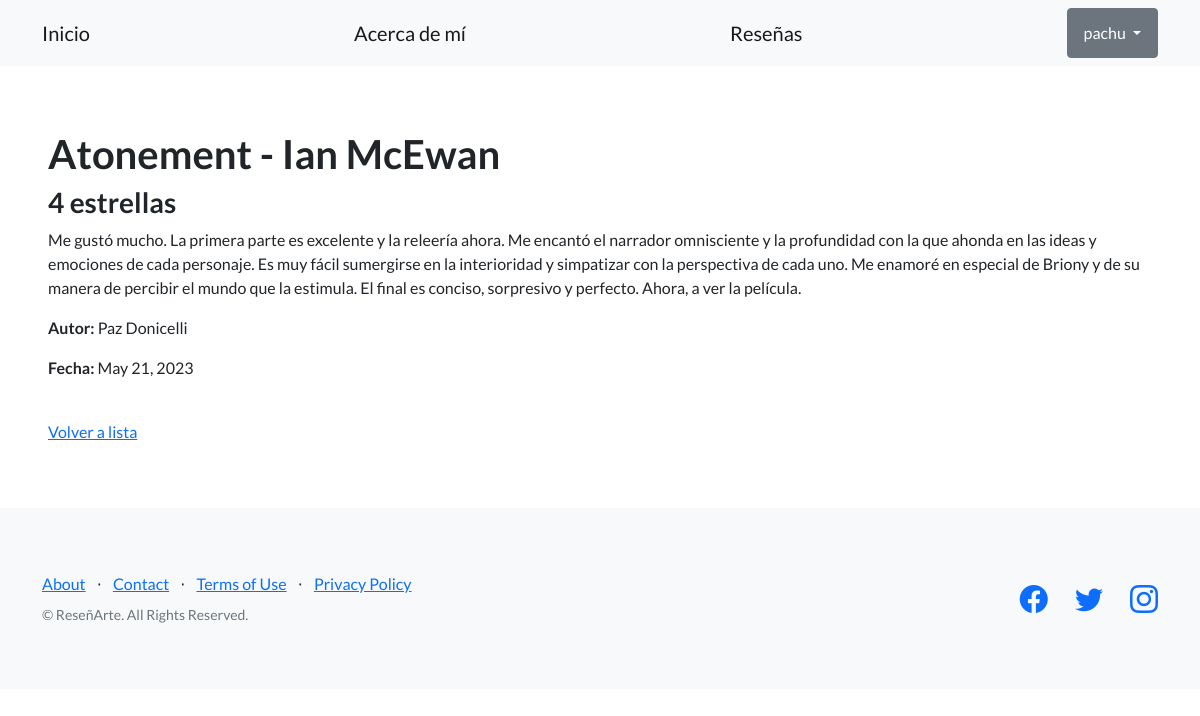
The page /blog/pages/pageId/2/ (signed in) on the database its author committed.
### blog/models.py (models this page shows, shortened)
class Reseña (models.Model):
    titulo = models.CharField(max_length=256)
    subtitulo = models.CharField(max_length=256)
    cuerpo = models.TextField()
    autor = models.CharField(max_length=256)
    fecha = models.DateField()

### blog/views.py (the view)
# urls.py: path('pages/pageId/<int:pk>/', ReseñaDetailView.as_view(), name="ver_reseña"),
class ReseñaDetailView(DetailView):
    model = Reseña
    success_url = reverse_lazy('lista_reseñas')

### blog/templates/blog/reseña_detail.html
{% extends "blog/base.html" %}
{% block contenido %}
<h1>
{{object.titulo}}
</h1>
<h3>
{{object.subtitulo}}
</h3>
<p>
{{object.cuerpo}}
</p>
<p>
  <strong>Autor:</strong> {{object.autor}}
</p>
<p>
  <strong>Fecha:</strong> {{object.fecha}}
</p>
<br>
<a href="{% url 'listar_reseñas' %}">Volver a lista</a>
{% endblock contenido %}

### blog/templates/blog/base.html (shortened to what this page needs)
{% load static %}
<!DOCTYPE html>
<html lang="en">
    <head>
        <link href="https://cdn.jsdelivr.net/npm/bootstrap-icons@1.5.0/font/bootstrap-icons.css" rel="stylesheet" type="text/css" />
        <link href= "{% static 'blog/css/styles.css' %}"" rel="stylesheet" />
    </head>
    <body>
        <nav class="navbar navbar-light bg-light static-top">
            <div class="container">
                <a class="navbar-brand" href="{% url 'inicio' %}">Inicio</a>
                <a class="navbar-brand" href="{% url 'about' %}">Acerca de mí</a>
                <a class="navbar-brand" href="{% url 'listar_reseñas' %}">Reseñas</a>
                {% if user.is_authenticated %}
                <div class="dropdown">
                    <button class="btn btn-secondary dropdown-toggle" type="button" id="dropdownMenuButton1" data-bs-toggle="dropdown" aria-expanded="false">
                        <div style="display: inline-flex;">
                            <span>{{ user.username }}</span>
                        </div>
                    </button>
                    </div>
                </div>
                {% else %}
                <a class="navbar-brand" href="{% url 'registro' %}">Registro</a>
                <a class="navbar-brand" href="{% url 'login' %}">Iniciar sesión</a>
                {% endif %}
        </nav>
        <section style="padding:4rem 3rem;">
            {% block contenido %}
            {% endblock contenido %}
        </section>
        <footer class="footer bg-light">
            <div class="container">
                <div class="row">
                    <div class="col-lg-6 h-100 text-center text-lg-start my-auto">
                        <ul class="list-inline mb-2">
                            <li class="list-inline-item"><a href="#!">About</a></li>
                            <li class="list-inline-item">⋅</li>
                            <li class="list-inline-item"><a href="#!">Contact</a></li>
                            <li class="list-inline-item">⋅</li>
                            <li class="list-inline-item"><a href="#!">Terms of Use</a></li>
                            <li class="list-inline-item">⋅</li>
                            <li class="list-inline-item"><a href="#!">Privacy Policy</a></li>
                        </ul>
                        <p class="text-muted small mb-4 mb-lg-0">&copy; ReseñArte. All Rights Reserved.</p>
                    </div>
                    <div class="col-lg-6 h-100 text-center text-lg-end my-auto">
                        <ul class="list-inline mb-0">
                            <li class="list-inline-item me-4">
                                <a href="#!"><i class="bi-facebook fs-3"></i></a>
                            </li>
                            <li class="list-inline-item me-4">
                                <a href="#!"><i class="bi-twitter fs-3"></i></a>
                            </li>
                            <li class="list-inline-item">
                                <a href="#!"><i class="bi-instagram fs-3"></i></a>
                            </li>
                        </ul>
                    </div>
                </div>
            </div>
        </footer>
    </body>
</html>

### rows shown on the page
Reseña: titulo "Atonement - Ian McEwan", subtitulo "4 estrellas", cuerpo "Me gustó mucho. La primera parte es excelente y la releería ahora. Me encantó el narrador omnisciente y la profundidad con la que ahonda en las ideas y emociones de cada personaje. Es muy fácil sumergirse en la interioridad y simpatizar con la perspectiva de cada uno. Me enamoré en especial de Briony y de su manera de percibir el mundo que la estimula. El final es conciso, sorpresivo y perfecto. Ahora, a ver la película.", autor "Paz Donicelli", fecha "May 21, 2023"

### other values the page prints
{{ user.username }} "pachu"
